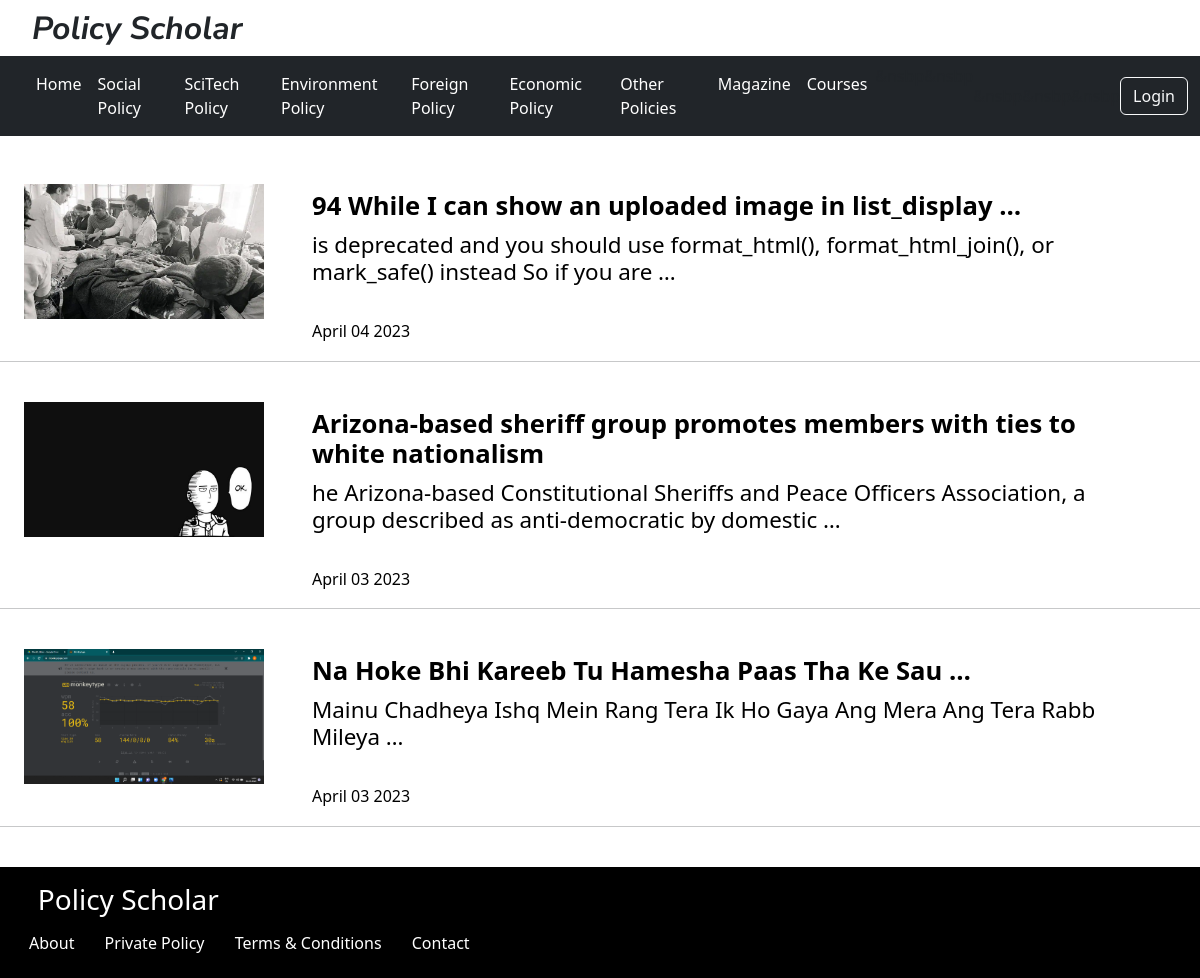
The app's page /social/ with its own data.
### policy/models.py (models this page shows, shortened)
class Post(models.Model):
    title = models.CharField(max_length=200)
    content = models.TextField()
    date_posted = models.DateTimeField(default=timezone.now)
    author = models.ForeignKey(User,on_delete = models.CASCADE)
    image = models.ImageField(upload_to='images/', null=True,blank=True,default='default.jpg')
    image2 = models.ImageField(upload_to='images12/', null=True,blank=True,default='default.jpg')
    category = models.CharField(
        max_length = 20,
        choices = choose,
        )
    class Meta:
        ordering = ['-date_posted']
    def datepublished(self):
        return self.date_posted.strftime('%B %d %Y')

### policy/views.py (the view)
# urls.py: path('social/',views.social,name='social'),
def social(request):
    context={
        'posts':Post.objects.filter(category="social")
    }
    return render(request,'policy/index.html',context)

### policy/templates/policy/index.html (shortened to what this page needs)
{% load static %} {% block content %}
<!DOCTYPE html>
<html lang="en">
  <head>
    <link href="https://cdn.jsdelivr.net/npm/bootstrap@5.3.0-alpha2/dist/css/bootstrap.min.css" rel="stylesheet">
    <link rel="stylesheet" href="{% static 'style.css'%}" />
  </head>
  <body>
    <div class="conthead">
      <h1>Policy Scholar</h1>
    </div>
    <nav class="navbar navbar-expand-lg navbar-dark bg-dark">
      <div class="container-fluid">
        <div class="collapse navbar-collapse" id="navbarNav">
          <ul class="navbar-nav">
            <li class="nav-item">
              <a class="nav-link active" aria-current="page"  href="{% url 'index' %}">Home </a>
            </li>
            <li class="nav-item">
              <a  class="nav-link active" aria-current="page" href="{% url 'social' %}">Social Policy </a>
            </li>
            <li class="nav-item">
              <a class="nav-link active" aria-current="page"  href="{% url 'sciTech' %}">SciTech Policy </a>
            </li>
            <li class="nav-item">
              <a  class="nav-link active" aria-current="page" href="{% url 'environment' %}">Environment Policy </a>
            </li>
            <li class="nav-item">
              <a  class="nav-link active" aria-current="page" href="{% url 'foreign' %}">Foreign Policy </a>
            </li>
            <li class="nav-item">
              <a class="nav-link active" aria-current="page"  href="{% url 'economic' %}">Economic Policy </a>
            </li>
            <li class="nav-item">
              <a class="nav-link active" aria-current="page"  href="{% url 'other' %}">Other Policies </a>
            </li>
            <li class="nav-item">
              <a class="nav-link active" aria-current="page"  href="{% url 'social' %}">Magazine </a>
            </li>
            <li class="nav-item">
              <a class="nav-link active" aria-current="page"  href="#">Courses </a>
            </li>
          </ul>
          {% if user.is_authenticated %}
          <a class="btn btn-success" href="{% url 'post-new' %}" role="button"> Create new post</a>
        &nsbp
        <a class="btn btn-outline-light" href="{% url 'logout' %}" role="button">Logout </a>
        {%else%}
        <a class="btn btn-outline-light" href="{% url 'login' %}" role="button">Login</a>
        {%endif%}
        </div>
      </div>
    </nav>
    <br><br>
    {% for object in posts %}
    <article class="content-section1" >
      <div class="media-body1">
        <div class="img-cont1">
          {% if object.image %}
          <img src="{{object.image.url}}" />
          {% endif%}
        </div>
        <h2>
          <a href="{% url 'post-detail' object.id %}" class="index-title11"
            >{{object.title|safe|truncatewords:10|cut:"\n"}}</a>
            <a href="{% url 'post-detail' object.id %}" class="index-content"
            >{{object.content|safe|truncatewords:15|cut:"\n"}}</a>
            <a href="{% url 'post-detail' object.id %}" class="index-content-date"> {{object.datepublished}}</a>
        </h2>
      </div>
      <hr>
</article>
    <br>
    {% endfor %} {% endblock %}
   <footer class="bg-dark text-center text-white" style="background-color:black; position: relative">
  <div class="text-start p-3" style="background-color: black; ">
    <h3 style="color:white; text-decoration:none;"> &nbsp;&nbsp; Policy Scholar </h3>
    <a class="btn btn-link" style="color:white; text-decoration:none;" href="{% url 'index' %}"
    >About</a>
    <a class="btn btn-link" style="color:white; text-decoration:none;" href="{% url 'index' %}"
    >Private Policy</a>
    <a class="btn btn-link" style="color:white; text-decoration:none;" href="{% url 'index' %}"
    >Terms & Conditions</a>
    <a class="btn btn-link" style="color:white; text-decoration:none;" href="{% url 'index' %}"
    >Contact</a>
  </div>
</footer>
  </body>
</html>

### static/style.css (style rules this page uses)
.conthead { display: inline-block; }
.conthead h1 { display: inline-block; margin-left: 1em; margin-top: 0.3em; font-family: "Nunito Sans", sans-serif; font-style: italic; font-weight: bold; font-size: 2em; }
.index-title11 { display: inline-flex; width: 70%; margin: 0% 2%; font-weight: bold; color: black; font-size: 0.8em; text-decoration: none; }
.index-content { display: inline-flex; width: 70%; margin: 0% 2%; color: black; text-decoration: none; font-size: 0.7em; }
.img-cont1 img { margin: 0% 2%; float: left; display: inline-flex; height: auto; width: 20%; max-height: 150px; }
.index-content-date { display: inline-flex; width: 70%; margin: 0% 2%; margin-top: 3%; color: black; text-decoration: none; font-size: 0.5em; }

### records on screen
Post: image (picture), title "94 While I can show an uploaded image in list_display …", content "is deprecated and you should use format_html(), format_html_join(), or mark_safe() instead So if you are …", datepublished "April 04 2023"
Post: image (picture), title "Arizona-based sheriff group promotes members with ties to white nationalism", content "he Arizona-based Constitutional Sheriffs and Peace Officers Association, a group described as anti-democratic by domestic …", datepublished "April 03 2023"
Post: image (picture), title "Na Hoke Bhi Kareeb Tu Hamesha Paas Tha Ke Sau …", content "Mainu Chadheya Ishq Mein Rang Tera Ik Ho Gaya Ang Mera Ang Tera Rabb Mileya …", datepublished "April 03 2023"
